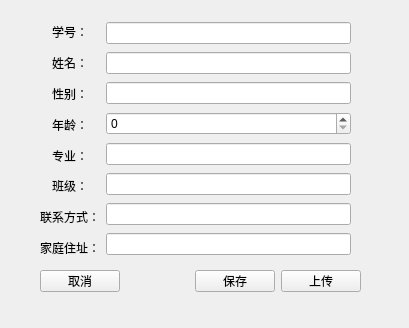
<?xml version="1.0" encoding="UTF-8"?>
<ui version="4.0">
 <class>RecordIFM</class>
 <widget class="QWidget" name="RecordIFM">
  <property name="geometry">
   <rect>
    <x>0</x>
    <y>0</y>
    <width>409</width>
    <height>328</height>
   </rect>
  </property>
  <property name="windowTitle">
   <string>Form</string>
  </property>
  <widget class="QWidget" name="">
   <property name="geometry">
    <rect>
     <x>40</x>
     <y>20</y>
     <width>311</width>
     <height>241</height>
    </rect>
   </property>
   <layout class="QHBoxLayout" name="horizontalLayout">
    <item>
     <layout class="QVBoxLayout" name="verticalLayout">
      <item>
       <widget class="QLabel" name="label">
        <property name="text">
         <string>&lt;html&gt;&lt;head/&gt;&lt;body&gt;&lt;p align=&quot;center&quot;&gt;学号：&lt;/p&gt;&lt;/body&gt;&lt;/html&gt;</string>
        </property>
       </widget>
      </item>
      <item>
       <widget class="QLabel" name="label_6">
        <property name="text">
         <string>&lt;html&gt;&lt;head/&gt;&lt;body&gt;&lt;p align=&quot;center&quot;&gt;姓名：&lt;/p&gt;&lt;/body&gt;&lt;/html&gt;</string>
        </property>
       </widget>
      </item>
      <item>
       <widget class="QLabel" name="label_2">
        <property name="text">
         <string>&lt;html&gt;&lt;head/&gt;&lt;body&gt;&lt;p align=&quot;center&quot;&gt;性别：&lt;/p&gt;&lt;/body&gt;&lt;/html&gt;</string>
        </property>
       </widget>
      </item>
      <item>
       <widget class="QLabel" name="label_3">
        <property name="text">
         <string>&lt;html&gt;&lt;head/&gt;&lt;body&gt;&lt;p align=&quot;center&quot;&gt;年龄：&lt;/p&gt;&lt;/body&gt;&lt;/html&gt;</string>
        </property>
       </widget>
      </item>
      <item>
       <widget class="QLabel" name="label_9">
        <property name="text">
         <string>&lt;html&gt;&lt;head/&gt;&lt;body&gt;&lt;p align=&quot;center&quot;&gt;专业：&lt;/p&gt;&lt;/body&gt;&lt;/html&gt;</string>
        </property>
       </widget>
      </item>
      <item>
       <widget class="QLabel" name="label_5">
        <property name="text">
         <string>&lt;html&gt;&lt;head/&gt;&lt;body&gt;&lt;p align=&quot;center&quot;&gt;班级：&lt;/p&gt;&lt;/body&gt;&lt;/html&gt;</string>
        </property>
       </widget>
      </item>
      <item>
       <widget class="QLabel" name="label_4">
        <property name="text">
         <string>&lt;html&gt;&lt;head/&gt;&lt;body&gt;&lt;p align=&quot;center&quot;&gt;联系方式：&lt;/p&gt;&lt;/body&gt;&lt;/html&gt;</string>
        </property>
       </widget>
      </item>
      <item>
       <widget class="QLabel" name="label_8">
        <property name="text">
         <string>&lt;html&gt;&lt;head/&gt;&lt;body&gt;&lt;p align=&quot;center&quot;&gt;家庭住址：&lt;/p&gt;&lt;/body&gt;&lt;/html&gt;</string>
        </property>
       </widget>
      </item>
     </layout>
    </item>
    <item>
     <layout class="QVBoxLayout" name="verticalLayout_2">
      <item>
       <widget class="QLineEdit" name="idEdit"/>
      </item>
      <item>
       <widget class="QLineEdit" name="nameEdit"/>
      </item>
      <item>
       <widget class="QLineEdit" name="sexEdit"/>
      </item>
      <item>
       <widget class="QSpinBox" name="ageSpin"/>
      </item>
      <item>
       <widget class="QLineEdit" name="majorEdit"/>
      </item>
      <item>
       <widget class="QLineEdit" name="classEdit"/>
      </item>
      <item>
       <widget class="QLineEdit" name="phoneEdit"/>
      </item>
      <item>
       <widget class="QLineEdit" name="addressEdit"/>
      </item>
     </layout>
    </item>
   </layout>
  </widget>
  <widget class="QWidget" name="">
   <property name="geometry">
    <rect>
     <x>40</x>
     <y>270</y>
     <width>321</width>
     <height>22</height>
    </rect>
   </property>
   <layout class="QHBoxLayout" name="horizontalLayout_3">
    <item>
     <widget class="QPushButton" name="Return">
      <property name="text">
       <string>取消</string>
      </property>
     </widget>
    </item>
    <item>
     <spacer name="horizontalSpacer">
      <property name="orientation">
       <enum>Qt::Orientation::Horizontal</enum>
      </property>
      <property name="sizeHint" stdset="0">
       <size>
        <width>40</width>
        <height>20</height>
       </size>
      </property>
     </spacer>
    </item>
    <item>
     <layout class="QHBoxLayout" name="horizontalLayout_2">
      <item>
       <widget class="QPushButton" name="Save">
        <property name="text">
         <string>保存</string>
        </property>
       </widget>
      </item>
      <item>
       <widget class="QPushButton" name="Send">
        <property name="text">
         <string>上传</string>
        </property>
       </widget>
      </item>
     </layout>
    </item>
   </layout>
  </widget>
 </widget>
 <resources/>
 <connections/>
</ui>
